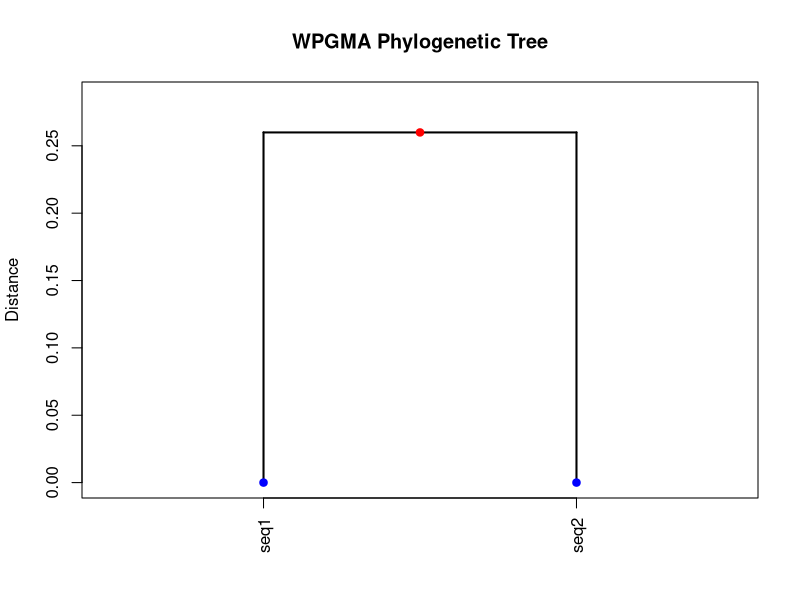

The R script that drew this image:
############################################################
# WPGMA Phylogenetic Tree Construction (From Scratch)
# Author: Jordan Scollick-Karnitz
# Language: R
#
# Description:
# Implements the WPGMA (Weighted Pair Group Method with
# Arithmetic Mean) clustering algorithm using Jukes–Cantor
# distances to construct a phylogenetic tree.
############################################################

############################
# Input sequences
############################

seq1 <- "ACTGGGCT"
seq2 <- "CGTGAGCT"

############################
# Jukes–Cantor distance
############################

jukes_cantor_distance <- function(seq1, seq2) {
  
  s1 <- strsplit(seq1, "")[[1]]
  s2 <- strsplit(seq2, "")[[1]]
  
  # Proportion of mismatches
  p <- sum(s1 != s2) / length(s1)
  
  # Jukes–Cantor correction
  d <- (-3 / 4) * log(1 - (4 * p / 3))
  return(d)
}

############################
# Build initial distance matrix
############################

all_sequences <- list(seq1 = seq1, seq2 = seq2)
n <- length(all_sequences)
seq_names <- names(all_sequences)

distance_matrix <- matrix(0, nrow = n, ncol = n,
                          dimnames = list(seq_names, seq_names))

for (i in 1:n) {
  for (j in 1:n) {
    if (i != j) {
      distance_matrix[i, j] <-
        jukes_cantor_distance(all_sequences[[i]],
                              all_sequences[[j]])
    }
  }
}

cat("Initial Distance Matrix:\n")
print(distance_matrix)

############################
# WPGMA clustering setup
############################

active_clusters <- seq_names

tree_edges <- data.frame(
  parent = character(),
  child1 = character(),
  child2 = character(),
  height = numeric(),
  stringsAsFactors = FALSE
)

next_node_id <- n + 1
current_matrix <- distance_matrix

############################
# Find minimum distance
############################

find_min_distance <- function(mat) {
  
  diag(mat) <- Inf
  mat[lower.tri(mat)] <- Inf
  
  min_val <- min(mat)
  min_pos <- which(mat == min_val, arr.ind = TRUE)[1, ]
  
  return(list(
    value = min_val,
    row = min_pos[1],
    col = min_pos[2]
  ))
}

############################
# Update distance matrix (WPGMA)
############################

update_matrix_wpgma <- function(mat, cluster1, cluster2, new_cluster) {
  
  idx1 <- match(cluster1, colnames(mat))
  idx2 <- match(cluster2, colnames(mat))
  
  other_clusters <- colnames(mat)[-c(idx1, idx2)]
  new_distances <- numeric(length(other_clusters))
  
  # WPGMA: equal weighting of merged clusters
  for (i in seq_along(other_clusters)) {
    oc <- other_clusters[i]
    new_distances[i] <- (mat[cluster1, oc] + mat[cluster2, oc]) / 2
  }
  
  updated <- mat[other_clusters, other_clusters, drop = FALSE]
  
  updated <- rbind(updated, new_distances)
  rownames(updated)[nrow(updated)] <- new_cluster
  
  updated <- cbind(updated, c(new_distances, 0))
  colnames(updated)[ncol(updated)] <- new_cluster
  
  return(updated)
}

############################
# Main WPGMA loop
############################

while (length(active_clusters) > 1) {
  
  min_res <- find_min_distance(current_matrix)
  c1 <- rownames(current_matrix)[min_res$row]
  c2 <- colnames(current_matrix)[min_res$col]
  min_dist <- min_res$value
  
  new_height <- min_dist / 2
  new_node <- paste0("Node", next_node_id)
  next_node_id <- next_node_id + 1
  
  tree_edges <- rbind(
    tree_edges,
    data.frame(
      parent = new_node,
      child1 = c1,
      child2 = c2,
      height = new_height,
      stringsAsFactors = FALSE
    )
  )
  
  active_clusters <- setdiff(active_clusters, c(c1, c2))
  active_clusters <- c(active_clusters, new_node)
  
  current_matrix <-
    update_matrix_wpgma(current_matrix, c1, c2, new_node)
}

############################
# Tree plotting function
############################

plot_wpgma_tree <- function(tree_edges, tips) {
  
  nodes <- unique(c(tree_edges$parent,
                    tree_edges$child1,
                    tree_edges$child2))
  
  x_pos <- setNames(rep(NA, length(nodes)), nodes)
  y_pos <- setNames(rep(0, length(nodes)), nodes)
  
  for (i in seq_along(tips)) {
    x_pos[tips[i]] <- i
  }
  
  for (i in 1:nrow(tree_edges)) {
    y_pos[tree_edges$parent[i]] <- tree_edges$height[i]
  }
  
  for (i in 1:nrow(tree_edges)) {
    p <- tree_edges$parent[i]
    x_pos[p] <- mean(c(x_pos[tree_edges$child1[i]],
                       x_pos[tree_edges$child2[i]]))
  }
  
  plot(NULL,
       xlim = c(0.5, length(tips) + 0.5),
       ylim = c(0, max(tree_edges$height) * 1.1),
       xlab = "",
       ylab = "Distance",
       main = "WPGMA Phylogenetic Tree",
       xaxt = "n")
  
  axis(1, at = seq_along(tips), labels = tips, las = 2)
  
  for (i in 1:nrow(tree_edges)) {
    p <- tree_edges$parent[i]
    c1 <- tree_edges$child1[i]
    c2 <- tree_edges$child2[i]
    
    segments(x_pos[c1], y_pos[p], x_pos[c2], y_pos[p], lwd = 2)
    segments(x_pos[c1], y_pos[c1], x_pos[c1], y_pos[p], lwd = 2)
    segments(x_pos[c2], y_pos[c2], x_pos[c2], y_pos[p], lwd = 2)
  }
  
  points(x_pos[tips], y_pos[tips], pch = 19, col = "blue")
  internal <- setdiff(names(x_pos), tips)
  points(x_pos[internal], y_pos[internal], pch = 19, col = "red")
}

############################
# Run and visualize
############################

plot_wpgma_tree(tree_edges, seq_names)

cat("Tree Structure:\n")
print(tree_edges)
